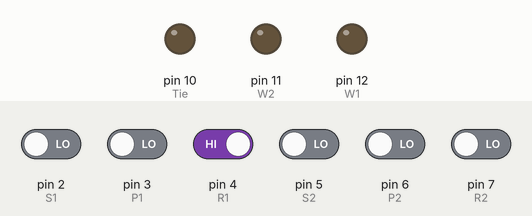
This sketch was run on a simulated Arduino Uno, built with avr-gcc and run on an emulated ATmega328P. Shown: output pins drawn as LEDs (lit = HIGH). The inputs (shaded band) are chosen by the test bench; at power-on: pin 4 (R1) HIGH, pin 2 (S1), pin 3 (P1), pin 5 (S2), pin 6 (P2), pin 7 (R2) LOW.

Above: at 1.8 s.
1.9 s: pin 4 (R1) driven LOW
At 2.6 s:
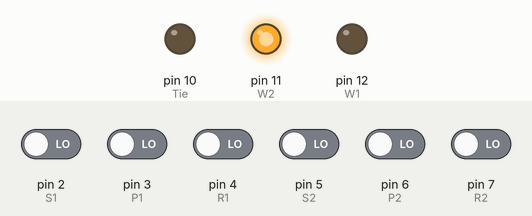
4.9 s: pin 2 (S1) driven HIGH
At 6.1 s:
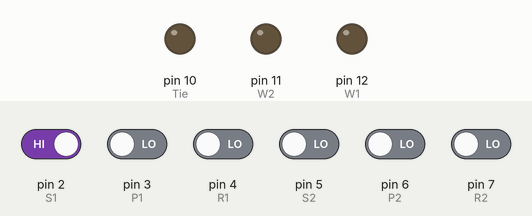
6.4 s: pin 2 (S1) driven LOW
At 7.2 s:
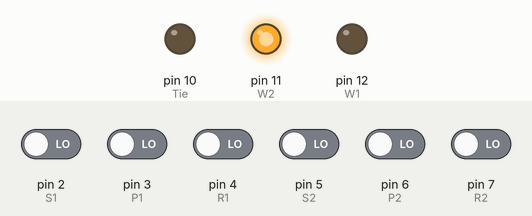
9.4 s: pin 3 (P1) driven HIGH
At 10.7 s:
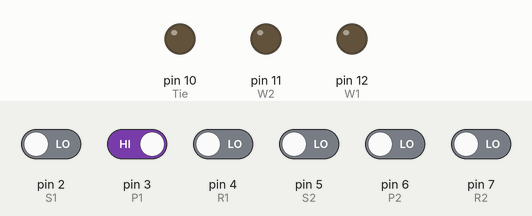
Timing chart, 0 to 11.9 s (numbered marks = the images above; inputs shaded):
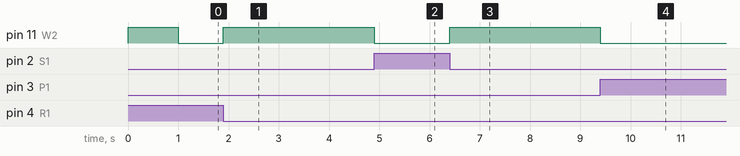

The sketch:

RockPaperScissorV2.ino
```cpp
int W1 = 12;
int W2 = 11;
int Tie = 10;
int R1 = 4;
int P1 = 3;
int S1 = 2;
int R2 = 7;
int P2 = 6;
int S2 = 5;
boolean run = true;
#define g digitalRead

void setup() {
  // put your setup code here, to run once:
  pinMode(W1, OUTPUT);
  pinMode(W2, OUTPUT);
  pinMode(Tie, OUTPUT);
}

void loop() {
  // put your main code here, to run repeatedly:
  digitalWrite(W1, LOW);
  digitalWrite(W2, LOW);
  digitalWrite(Tie, LOW);
  while(run){
    if(g(R1)==g(R2) && g(P1)==g(P2) && g(S1)==g(S2) && (g(R1) || g(P1) || g(S1))){
      digitalWrite(Tie, HIGH);
      delay(1000);
      digitalWrite(Tie, LOW);
      run = false;
    }
    else if(!(!(g(R1) && g(S2))&&!(g(P1) && g(R2))&&!(g(S1) && g(P2)))){
      digitalWrite(W1, HIGH);
      delay(1000);
      digitalWrite(W1, LOW);
      run = false;
    }
    else{
      digitalWrite(W2, HIGH);
      delay(1000);
      digitalWrite(W2, LOW);
      run = false;
    }
  }
  if (!(digitalRead(R1)>0.5||digitalRead(P1)>0.5||digitalRead(S1)>0.5||digitalRead(R2)>0.5||digitalRead(P2)>0.5||digitalRead(S2)>0.5)){
    run = true;
  }
}
```

Measured:
- after the input at 1.9 s, pin 11 (W2): LOW → HIGH at once
- after the input at 4.9 s, pin 11 (W2): HIGH → LOW at once
- after the input at 6.4 s, pin 11 (W2): LOW → HIGH at once
- after the input at 9.4 s, pin 11 (W2): HIGH → LOW at once
